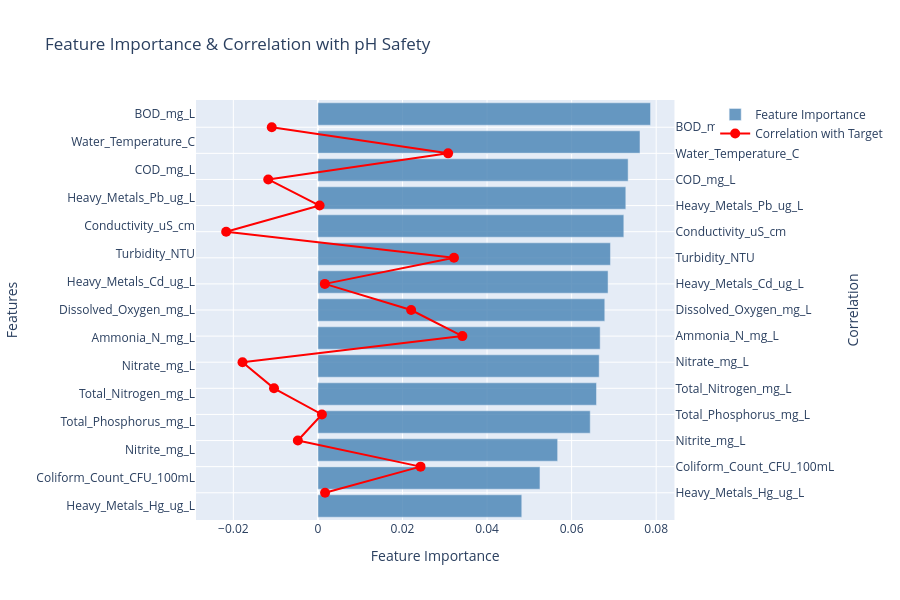

Notebook source saved alongside this figure:
### Code cell
correlations = df[features].corrwith(
    df['Unsafe_Low_pH']
).sort_values(ascending=False)

importance_df = pd.DataFrame({
    'Feature': features,
    'Importance': model.feature_importances_,
    'Correlation': [
        correlations[feat] for feat in features
    ]
}).sort_values('Importance', ascending=True)

fig = make_subplots(
    specs=[[{"secondary_y": True}]]
)

fig.add_trace(
    go.Bar(
        x=importance_df['Importance'],
        y=importance_df['Feature'],
        orientation='h',
        name='Feature Importance',
        marker_color='steelblue',
        opacity=0.8
    ),
    secondary_y=False
)

fig.add_trace(
    go.Scatter(
        x=importance_df['Correlation'],
        y=importance_df['Feature'],
        mode='markers+lines',
        name='Correlation with Target',
        marker=dict(size=10, color='red'),
        line=dict(color='red', width=2)
    ),
    secondary_y=True
)

fig.update_layout(
    title='Feature Importance & Correlation with pH Safety',
    height=600,
    xaxis_title='Feature Importance',
    yaxis_title='Features'
)

fig.update_yaxes(
    title_text='Correlation',
    secondary_y=True
)

fig.show()

### Figure 1 — Plotly figure (JSON) as saved in the notebook; plotly's stock layout.template omitted (floating-point values rounded to 4 significant figures)
{"data": [{"marker": {"color": "steelblue"}, "name": "Feature Importance", "opacity": 0.8, "orientation": "h", "type": "bar", "x": [0.04821, 0.05252, 0.0567, 0.0644, 0.06588, 0.06652, 0.06675, 0.06784, 0.06862, 0.06919, 0.07235, 0.07282, 0.07337, 0.07617, 0.07866], "xaxis": "x", "y": ["Heavy_Metals_Hg_ug_L", "Coliform_Count_CFU_100mL", "Nitrite_mg_L", "Total_Phosphorus_mg_L", "Total_Nitrogen_mg_L", "Nitrate_mg_L", "Ammonia_N_mg_L", "Dissolved_Oxygen_mg_L", "Heavy_Metals_Cd_ug_L", "Turbidity_NTU", "Conductivity_uS_cm", "Heavy_Metals_Pb_ug_L", "COD_mg_L", "Water_Temperature_C", "BOD_mg_L"], "yaxis": "y"}, {"line": {"color": "red", "width": 2}, "marker": {"color": "red", "size": 10}, "mode": "markers+lines", "name": "Correlation with Target", "type": "scatter", "x": [0.001693, 0.02427, -0.004744, 0.0009436, -0.01039, -0.01783, 0.03417, 0.02205, 0.001636, 0.03218, -0.0217, 0.0003931, -0.01175, 0.03079, -0.01092], "xaxis": "x", "y": ["Heavy_Metals_Hg_ug_L", "Coliform_Count_CFU_100mL", "Nitrite_mg_L", "Total_Phosphorus_mg_L", "Total_Nitrogen_mg_L", "Nitrate_mg_L", "Ammonia_N_mg_L", "Dissolved_Oxygen_mg_L", "Heavy_Metals_Cd_ug_L", "Turbidity_NTU", "Conductivity_uS_cm", "Heavy_Metals_Pb_ug_L", "COD_mg_L", "Water_Temperature_C", "BOD_mg_L"], "yaxis": "y2"}], "layout": {"height": 600, "title": {"text": "Feature Importance & Correlation with pH Safety"}, "xaxis": {"anchor": "y", "domain": [0, 0.94], "title": {"text": "Feature Importance"}}, "yaxis": {"anchor": "x", "domain": [0, 1], "title": {"text": "Features"}}, "yaxis2": {"anchor": "x", "overlaying": "y", "side": "right", "title": {"text": "Correlation"}}}}
